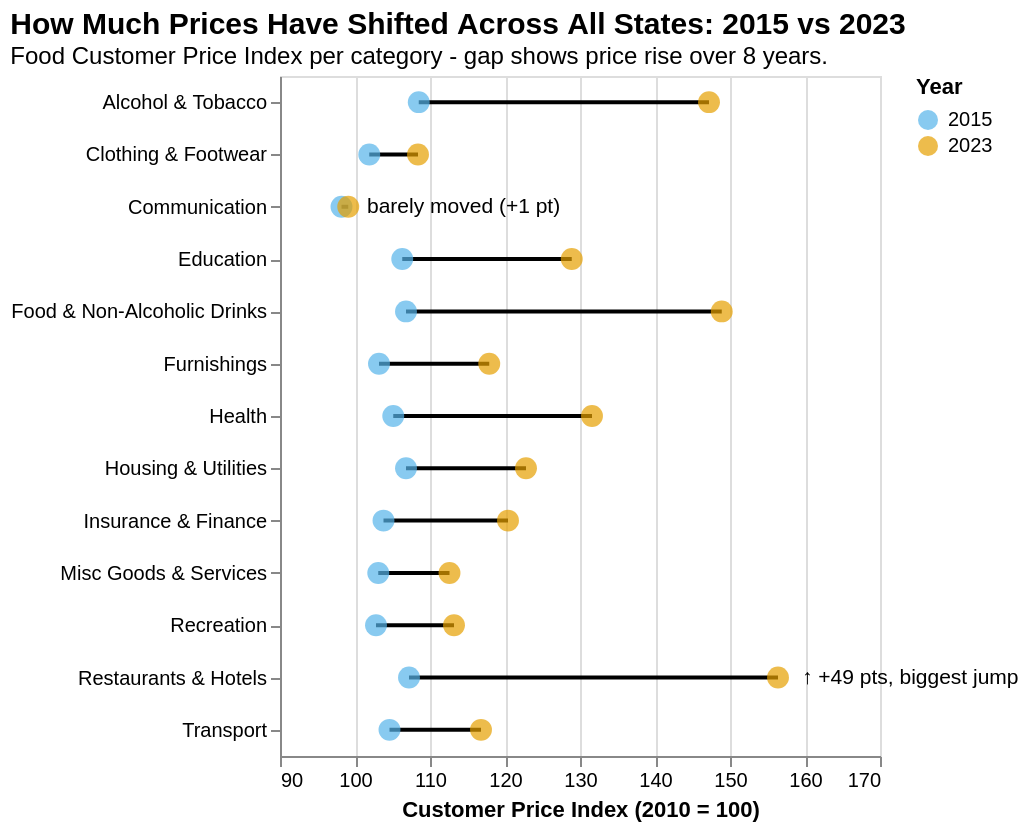

Write a Vega-Lite specification for this figure.
### Vega-Lite specification from a JSON file in a GitHub repository (floating-point values rounded to 4 significant figures)
{"$schema": "https://vega.github.io/schema/vega-lite/v5.json", "title": {"text": "How Much Prices Have Shifted Across All States: 2015 vs 2023", "subtitle": "Food Customer Price Index per category - gap shows price rise over 8 years.", "anchor": "start", "fontSize": 15, "subtitleFontSize": 12}, "width": "container", "height": 340, "data": {"values": [{"label": "Restaurants & Hotels", "year": "2015", "index": 107.2}, {"label": "Restaurants & Hotels", "year": "2023", "index": 156.4}, {"label": "Food & Non-Alcoholic Drinks", "year": "2015", "index": 106.8}, {"label": "Food & Non-Alcoholic Drinks", "year": "2023", "index": 148.9}, {"label": "Alcohol & Tobacco", "year": "2015", "index": 108.5}, {"label": "Alcohol & Tobacco", "year": "2023", "index": 147.2}, {"label": "Health", "year": "2015", "index": 105.1}, {"label": "Health", "year": "2023", "index": 131.6}, {"label": "Education", "year": "2015", "index": 106.3}, {"label": "Education", "year": "2023", "index": 128.9}, {"label": "Housing & Utilities", "year": "2015", "index": 106.8}, {"label": "Housing & Utilities", "year": "2023", "index": 122.8}, {"label": "Insurance & Finance", "year": "2015", "index": 103.8}, {"label": "Insurance & Finance", "year": "2023", "index": 120.4}, {"label": "Furnishings", "year": "2015", "index": 103.2}, {"label": "Furnishings", "year": "2023", "index": 117.9}, {"label": "Transport", "year": "2015", "index": 104.6}, {"label": "Transport", "year": "2023", "index": 116.8}, {"label": "Recreation", "year": "2015", "index": 102.8}, {"label": "Recreation", "year": "2023", "index": 113.2}, {"label": "Misc Goods & Services", "year": "2015", "index": 103.1}, {"label": "Misc Goods & Services", "year": "2023", "index": 112.6}, {"label": "Clothing & Footwear", "year": "2015", "index": 101.9}, {"label": "Clothing & Footwear", "year": "2023", "index": 108.4}, {"label": "Communication", "year": "2015", "index": 98.2}, {"label": "Communication", "year": "2023", "index": 99.1}]}, "layer": [{"mark": {"type": "line", "color": "black", "strokeWidth": 2}, "encoding": {"y": {"field": "label", "type": "nominal", "title": null, "sort": {"field": "index", "op": "max", "order": "descending"}}, "x": {"field": "index", "type": "quantitative", "title": "Customer Price Index (2010 = 100)", "scale": {"domain": [90, 170]}}, "detail": {"field": "label"}}}, {"mark": {"type": "point", "filled": true, "size": 120}, "encoding": {"y": {"field": "label", "type": "nominal", "sort": {"field": "index", "op": "max", "order": "descending"}}, "x": {"field": "index", "type": "quantitative"}, "color": {"field": "year", "type": "nominal", "scale": {"domain": ["2015", "2023"], "range": ["#56B4E9", "#E69F00"]}, "legend": {"title": "Year", "orient": "right", "legendX": 400, "legendY": 280}}, "tooltip": [{"field": "label", "title": "Category"}, {"field": "year", "title": "Year"}, {"field": "index", "title": "Customer Price Index", "format": ".1f"}]}}, {"data": {"values": [{"x": 158, "y": "Restaurants & Hotels", "label": "↑ +49 pts, biggest jump"}, {"x": 100, "y": "Communication", "label": "barely moved (+1 pt)"}]}, "mark": {"type": "text", "fontSize": 10.5, "color": "#000000", "align": "left", "dx": 6}, "encoding": {"x": {"field": "x", "type": "quantitative"}, "y": {"field": "y", "type": "nominal", "sort": {"field": "x", "op": "max", "order": "descending"}}, "text": {"field": "label"}}}]}
